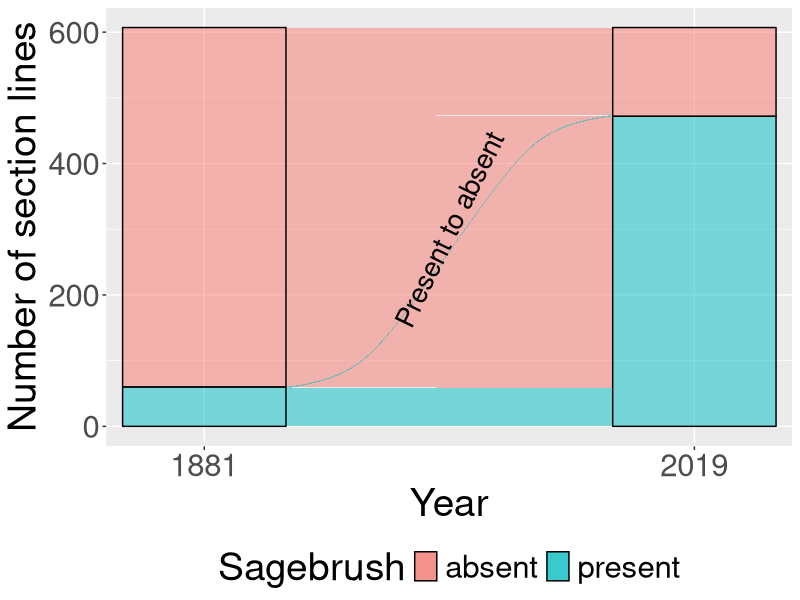
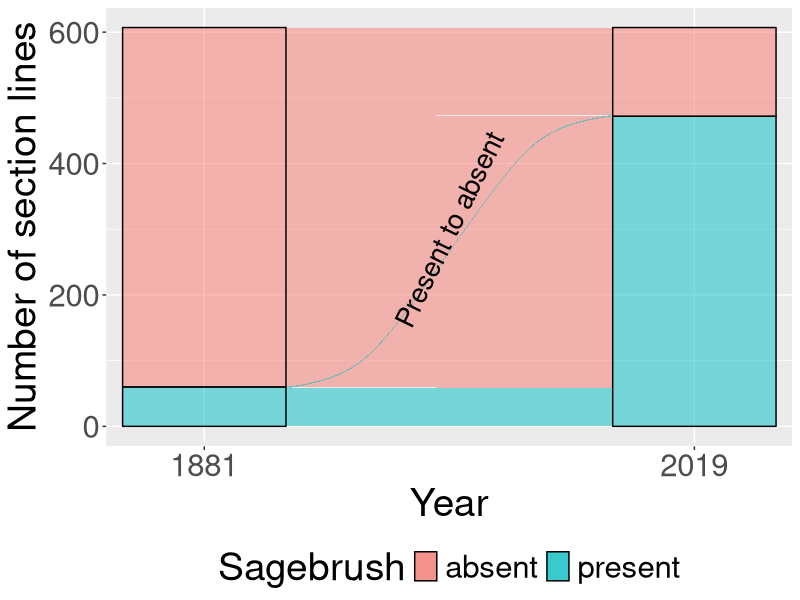

Write R code to recreate these figures, in order.
#Final fig 5 10/24/22
#attempting to modify y axis label

#library(sf)
#library(readxl)
library(tidyverse)
library(dplyr)
library(ggplot2)
library(ggalluvial)

#idk whatim doing but im trying
#survey=year
#response=sage

#all_townships <- read.csv("data/all_townships_final.csv")
all_townships <- read.csv("./code/Vaccine_to_Sage/data/all_townships_final.csv") #added pathname to get to data folder in Vaccine_to_Sage folder

all_townships$Sage <- factor(all_townships$Sage)
all_townships$Year <- factor(all_townships$Year)
all_townships$Township <- factor(all_townships$Township)
all_townships$Segment <- factor(all_townships$Segment)

#all_townships$Township <-factor("T31R09","T31R10","T31R11","T30R09","T30R10","T30R11","T29R09","T29R10","T29R11")

#all_townships$Township <- factor(all_townships$Township, levels=c("T31R09","T31R10","T31R11","T30R09","T30R10","T30R11","T29R09","T29R10","T29R11"))

#all_townships$Township <-factor("T31R09", "T31R10", "T31R11","T30R09", "T30R10", "T30R11","T29R09", "T29R10", "T29R11")
#all_townships$Township <-factor("T29R09", "T29R10", "T29R11", "T30R09", "T30R10", "T30R11", "T31R09", "T31R10", "T31R11")
#levels(all_townships$Sage)
#levels(all_townships$Township)
#levels(all_townships$Segment)
Sagebrush <- all_townships$Sage
all_townships$Township <- factor(all_townships$Township, levels=c("T31R09","T31R10","T31R11","T30R09","T30R10","T30R11","T29R09","T29R10","T29R11"))

#all_townships <- all_townships(x = runif(100), y = runif(100), 
                  #Group = gl(5, 20, labels = LETTERS[1:5]))
#head(dat)
#with(dat, levels(Group))
#dat <- transform(dat,
#                          Sage = factor(Sage, rev(levels(Sage))))

#notown <- select(all_townships, -Township)

final <-ggplot(all_townships,
       aes(x = Year, stratum = Sagebrush, alluvium = Segment,
           y = c(1),
           fill = Sagebrush, label = Sagebrush)) +
  scale_x_discrete(expand = c(.1, .1)) +
  geom_flow() +
  geom_stratum(alpha = .5) +
  #facet_wrap(~ Township , scales = "fixed") +
  labs(y="Number of section lines") +
  #geom_text(stat = "stratum", size = 3) + 
  #scale_fill_manual(values=c("green","blue")) + #for some reason it messes up graph when i add color?
  theme(legend.position = "bottom") +
  theme(text = element_text(size=28))+ 
  annotate(geom = "text", x = 1.5, y = 300, label = "Present to absent", size=7 , angle=64)
  #ggtitle("Sagebrush presence through time")                                  
  
#ggsave(plot = final, width = 10, height = 10, filename = "./code/Vaccine_to_Sage/figures/final/fig5/sage_all_final_no_text_label.png")

#ggsave(plot = final, device = tiff, width = 10, height = 10, dpi = 301, 
#       filename = "./code/Vaccine_to_Sage/figures/final/fig5/sage_all_final_no_text_label.tiff")

#ggsave(plot = final, device = tiff, width = 10, height = 10, dpi = 301, 
#       filename = "./code/Vaccine_to_Sage/figures/final/fig5/sage_all_final_w_label.tiff")

############################################################################
#final pub ready tiff version w/ label slanted, even!! Boooyaaa!
ggsave(plot = final, device = tiff, width = 10, height = 10, dpi = 301, 
       filename = "./code/Vaccine_to_Sage/figures/final/fig5/Fig5_sage_all_final_w_label1_color.tiff")
#smaller jpeg version
ggsave(plot = final, device = jpeg, width = 10, height = 10, dpi = 301, 
       filename = "./code/Vaccine_to_Sage/figures/final/fig5/Fig5_sage_all_final_w_label1.jpeg")

